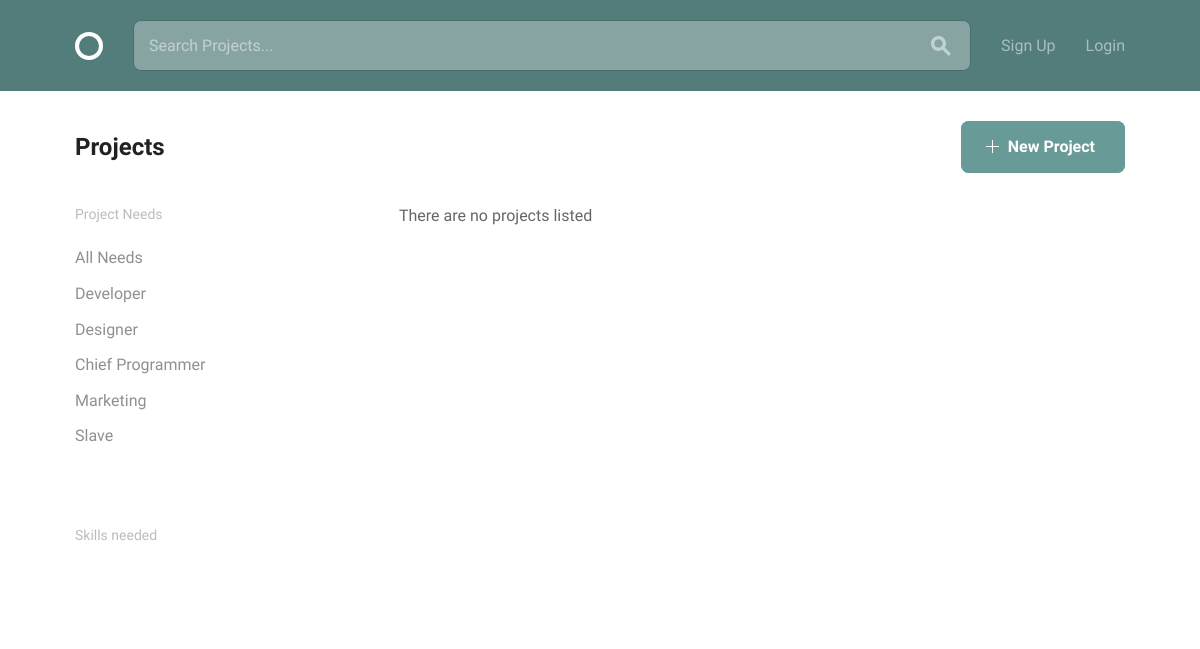
The app's page /projects/filter/Django Developer, older data.
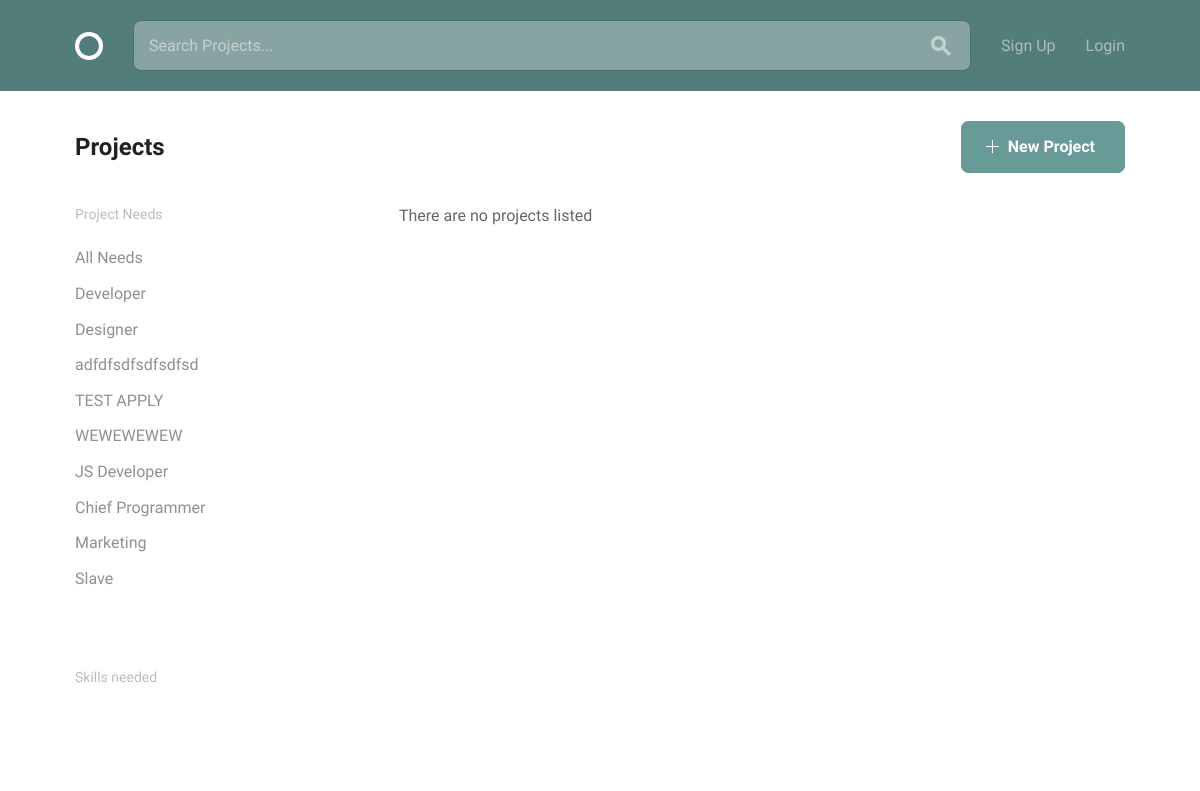
The same page, newer data.
### projects/models.py (models this page shows, shortened)
class Position(models.Model):
    title = models.CharField(max_length=30)
    description = models.CharField(max_length=250)
    related_project = models.ForeignKey('Project', null=True)
    related_skill = models.ForeignKey(Skill, null=True)
    applications = models.ManyToManyField(
        'Application',
        blank=True,
        related_name="position_applications"
    )
    filled = models.BooleanField(default=False)
    filled_by = models.ForeignKey(
        settings.AUTH_USER_MODEL,
        null=True,
        related_name="position"
    )

### projects/views.py (the view)
class ProjectFilterView(generic.ListView):
    model = models.Project
    template_name = "index.html"
    def get_queryset(self):
        slug = self.kwargs.get('slug')
        query_set = models.Project.objects.filter(
            Q(positions__title=slug) | Q(positions__related_skill__skill=slug)
        )
        return query_set
    def get_context_data(self, **kwargs):
        context = super(ProjectFilterView, self).get_context_data(**kwargs)
        context['active_projects'] = self.get_queryset().filter(
            completed=False
        )
        context['past_projects'] = self.get_queryset().filter(completed=True)
        context['positions'] = models.Position.objects.all()
        context['skills'] = [
            position.related_skill
            for position in models.Position.objects.filter(
                id__in=models.Position.objects.all().values_list(
                    'related_skill', flat=True).distinct()
            )
        ]
        context['selected'] = self.kwargs.get('slug')
        return context

### templates/index.html (shortened to what this page needs)
{%  extends "layout.html" %}
{% block content %}
  <div class="bounds circle--page">
    <div class="circle--page--header circle--fluid">
      <div class="circle--fluid--cell circle--fluid--primary">
        <h2>Projects</h2>
      </div>
      <div class="circle--fluid--cell circle--fluid--secondary">
        <a class="button button-primary icon-on-left" href="{% url 'projects:create-project' %}">
          <svg version="1.1" xmlns="http://www.w3.org/2000/svg" xmlns:xlink="http://www.w3.org/1999/xlink" x="0px" y="0px" viewBox="0 0 13 13" style="enable-background:new 0 0 13 13;" xml:space="preserve" class="add">
            <polygon points="7,6 7,0 6,0 6,6 0,6 0,7 6,7 6,13 7,13 7,7 13,7 13,6 "/>
          </svg>
          New Project
        </a>
      </div>
    </div>
    <div class="grid-25">
      <div class="circle--filter circle--secondary--module">
        <h4>Project Needs</h4>
        <ul class="circle--filter--list">
          <li><a {% if not selected %}class="selected" {% endif %} href="{% url 'home' %}">All Needs</a></li>
          {% for position in positions %}
            <li><a {% if selected == position.title %} class="selected" {% endif %} href="{% url 'projects:filter' slug=position.title %}">{{ position.title }}</a></li>
          {% endfor %}
        </ul>
      </div>
      <div class="circle--filter circle--secondary--module">
        <h4>Skills needed</h4>
      </div>
    </div>
    <div class="grid-70 grid-push-5">
      {% if not active_projects and not past_projects %}
        <p>There are no projects listed</p>
      {% endif %}
    </div>
  </div>
{% endblock %}

Row changes from the older to the newer data that the page shows:
added Position: title "adfdfsdfsdfsdfsd"
added Position: title "TEST APPLY"
added Position: title "WEWEWEWEW"
added Position: title "JS Developer"
